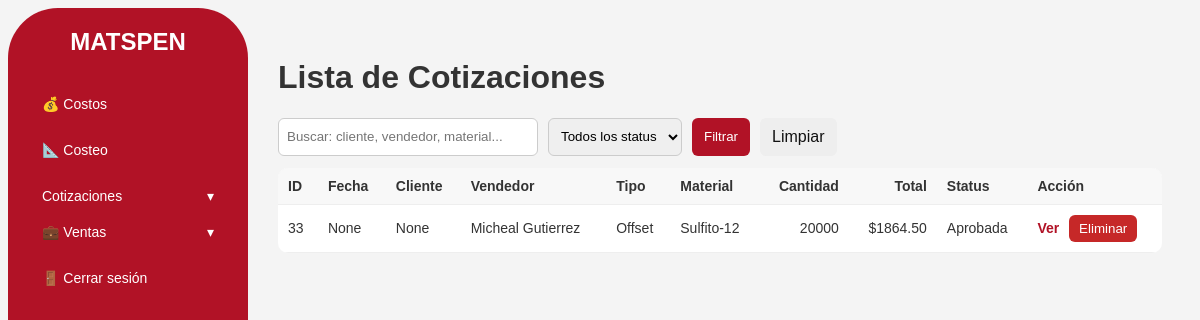
The page /cotizaciones on the database its author committed.
### tables this page shows
CREATE TABLE "costeo" (
            id INTEGER PRIMARY KEY AUTOINCREMENT,
            fecha TEXT,
            tipo_de_impresion TEXT,
            nombre_vendedor TEXT,
            material TEXT,
            cantidad INTEGER,
            artes INTEGER,
            resmas REAL,
            costo_material REAL,
            cliente TEXT,
            planchas INTEGER,
            costo_total REAL,
            status TEXT
        );

### app.py (the view)
@app.route("/cotizaciones")
def cotizaciones():
    conn = get_db_connection()
    conn.execute("SELECT id, status FROM costeo ORDER BY id DESC LIMIT 5").fetchall()
    q = (request.args.get("q") or "").strip()          # buscar texto
    status = (request.args.get("status") or "").strip()
    sql = "SELECT * FROM costeo WHERE 1=1"
    params = []
    if status:
        sql += " AND status = ?"
        params.append(status)
    if q:
        sql += " AND (cliente LIKE ? OR nombre_vendedor LIKE ? OR material LIKE ? OR tipo_de_impresion LIKE ?)"
        like = f"%{q}%"
        params.extend([like, like, like, like])
    sql += " ORDER BY id DESC"
    cotizaciones = conn.execute(sql, params).fetchall()
    conn.close()
    return render_template("cotizaciones.html", cotizaciones=cotizaciones, q=q, status=status)

### database.py (called while the page is built)
def get_db_connection():
    conn = sqlite3.connect(DB_PATH)
    conn.row_factory = sqlite3.Row
    return conn

### templates/cotizaciones.html (shortened to what this page needs)
{% extends "base.html" %}
{% block content %}
<h1>Lista de Cotizaciones</h1>
<form method="get" style="display:flex; gap:10px; flex-wrap:wrap; margin:12px 0;">
  <input type="text" name="q" placeholder="Buscar: cliente, vendedor, material..." value="{{ q }}"
         style="padding:8px; border:1px solid #ccc; border-radius:6px; min-width:260px;">
  <select name="status" style="padding:8px; border:1px solid #ccc; border-radius:6px;">
    <option value="">Todos los status</option>
  </select>
  <button type="submit" style="padding:10px 12px; border:none; border-radius:6px; background:#b11226; color:white; cursor:pointer;">
    Filtrar
  </button>
  <a href="/cotizaciones" style="padding:10px 12px; border-radius:6px; background:#eee; color:#111; text-decoration:none;">
    Limpiar
  </a>
</form>
{% if cotizaciones and cotizaciones|length > 0 %}
  <table style="width:100%; border-collapse:collapse; background:white; border-radius:10px; overflow:hidden;">
    <thead>
      <tr style="background:#f3f3f3;">
        <th style="text-align:left; padding:10px; border-bottom:1px solid #eee;">ID</th>
        <th style="text-align:left; padding:10px; border-bottom:1px solid #eee;">Fecha</th>
        <th style="text-align:left; padding:10px; border-bottom:1px solid #eee;">Cliente</th>
        <th style="text-align:left; padding:10px; border-bottom:1px solid #eee;">Vendedor</th>
        <th style="text-align:left; padding:10px; border-bottom:1px solid #eee;">Tipo</th>
        <th style="text-align:left; padding:10px; border-bottom:1px solid #eee;">Material</th>
        <th style="text-align:right; padding:10px; border-bottom:1px solid #eee;">Cantidad</th>
        <th style="text-align:right; padding:10px; border-bottom:1px solid #eee;">Total</th>
        <th style="text-align:left; padding:10px; border-bottom:1px solid #eee;">Status</th>
        <th style="text-align:left; padding:10px; border-bottom:1px solid #eee;">Acción</th>
      </tr>
    </thead>
    <tbody>
      {% for c in cotizaciones %}
      <tr>
        <td style="padding:10px; border-bottom:1px solid #eee;">{{ c["id"] }}</td>
        <td style="padding:10px; border-bottom:1px solid #eee;">{{ c["fecha"] }}</td>
        <td style="padding:10px; border-bottom:1px solid #eee;">{{ c["cliente"] }}</td>
        <td style="padding:10px; border-bottom:1px solid #eee;">{{ c["nombre_vendedor"] }}</td>
        <td style="padding:10px; border-bottom:1px solid #eee;">{{ c["tipo_de_impresion"] }}</td>
        <td style="padding:10px; border-bottom:1px solid #eee;">{{ c["material"] }}</td>
        <td style="padding:10px; border-bottom:1px solid #eee; text-align:right;">{{ c["cantidad"] }}</td>
        <td style="padding:10px; border-bottom:1px solid #eee; text-align:right;">
          ${{ "%.2f"|format(c["costo_total"] or 0) }}
        </td>
        <td style="padding:10px; border-bottom:1px solid #eee;">{{ (c["status"] or "").strip() }}</td>
        <td style="padding:10px; border-bottom:1px solid #eee;">
          <a href="/cotizacion/{{ c['id'] }}" style="text-decoration:none; color:#b11226; font-weight:bold;">
            Ver
          </a>
        {% set st = (c["status"] or "").strip() %}
          <form method="post" action="/cotizacion/{{ c['id'] }}/eliminar" style="display:inline;"
        onsubmit="return confirm('¿Seguro que querés eliminar esta cotización?');">
    <button type="submit"
            style="padding:6px 10px; border:none; border-radius:6px; background:#c62828; color:white; cursor:pointer; margin-left:6px;">
      Eliminar
    </button>
  </form>
        </td>
      </tr>
      {% endfor %}
    </tbody>
  </table>
{% else %}
  <p>No hay cotizaciones guardadas todavía.</p>
{% endif %}
{% endblock %}

### templates/base.html (style rules this page uses)
:root { --color-primario: #b11226; --color-secundario: #ffffff; --color-gris: #f4f4f4; --color-texto: #333; --radio: 8px; }
* { box-sizing: border-box; font-family: Arial, Helvetica, sans-serif; }
body { margin: 10; background: var(--color-gris); color: var(--color-texto); }
a { text-decoration: none; color: inherit; }
h1 { margin-top: 10; }
table { width: 100%; border-collapse: collapse; background: white; border-radius: var(--radio); overflow: hidden; }
th, td { padding: 12px; border-bottom: 1px solid #eee; font-size: 14px; text-align: left; }
th { background: #f8f8f8; font-weight: bold; }
tr:last-child td { border-bottom: none; }

### rows shown on the page
costeo: id "33", fecha "None", cliente "None", nombre_vendedor "Micheal Gutierrez", tipo_de_impresion "Offset", material "Sulfito-12", cantidad "20000", costo_total "1864.50", status "Aprobada"
